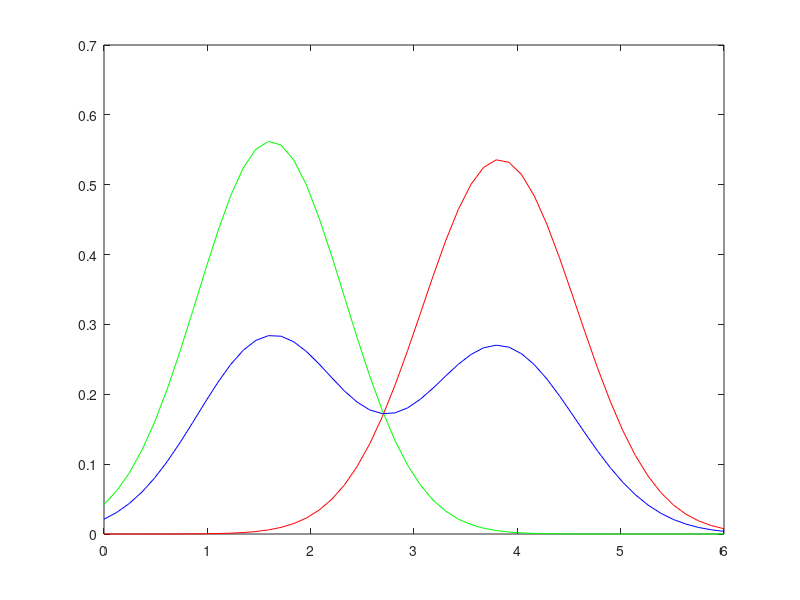

Here is the MATLAB script that generated this plot: (Note: this script raises an error after producing the figure.)
clear; close all; clc;
first_x = 0;
last_x = 6;
steps_num = 50;
x = linspace(first_x, last_x, steps_num);
comp_num = 2;
mu = first_x + (rand(1, comp_num) * (last_x - first_x));
var = rand(1, comp_num);
p = repmat(1/comp_num, 1, comp_num);
printf('Calc density values for components\n');
y = zeros(comp_num, steps_num);
ynew = zeros(1, steps_num);
for i = 1:comp_num
  y(i,:) = normpdf(x,mu(1, i), var(1, i));
endfor
printf('Calc density values for mixture\n');
ynew(1,:) = p(1,1) * y(1, :) + p(1,2) * y(2, :);
printf('Plotting datasets\n');
plot(x, y(1, :), 'r', x, y(2, :), 'g', x, ynew, 'b');
randval = 0.001 +  (rand * (0.01 - 0.001));
initParams = [p;mu;var];
initParams = initParams + randval;
printf('Program paused. Press enter to continue..');
pause;
clear y;
close all;
printf('Gauss mix expectation maximization in progress..\n');
params = gaussMix_em(x, initParams, 2e-10);
disp('Init params');
disp(initParams - randval);
disp('Calculated params');
disp(params);
ypred(1,:) = params(1,1) * normpdf(x, params(2, 1), params(3,1)) + params(1,2) * normpdf(x, params(2,2), params(3,2));
plot(x, ynew, 'r', x, ypred, 'g');
